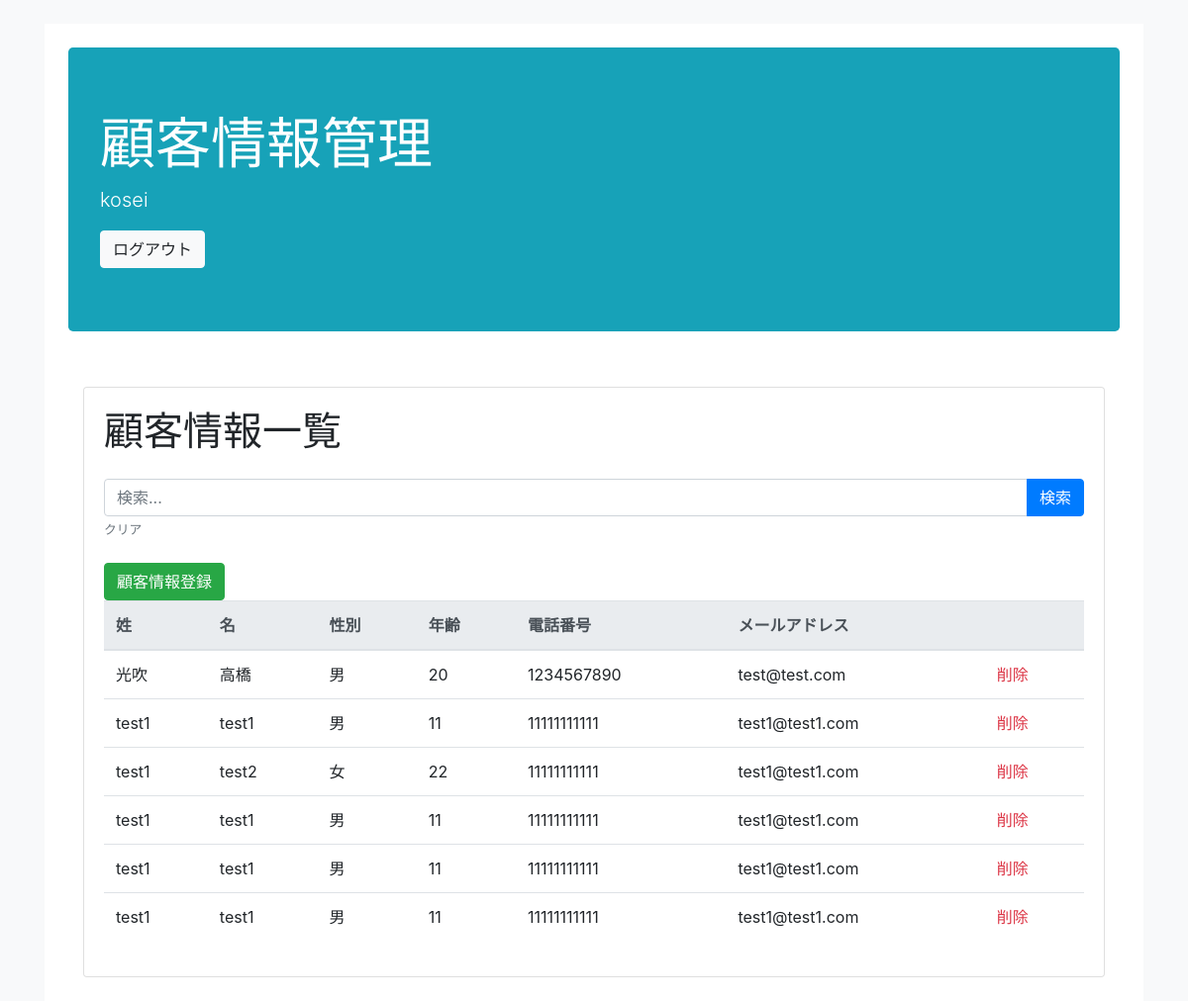
The app's page / (signed in) with its own data.
### accounts/models.py (models this page shows)
class CustomUser(AbstractUser):
  def __init__(self, *args: Any, **kwargs: Any) -> None:
    super().__init__(*args, **kwargs)

### main/models.py (models this page shows, shortened)
class Customer(models.Model):
    first_name = models.CharField(max_length=100)
    last_name = models.CharField(max_length=100)
    email = models.EmailField()
    phone_number = models.CharField(max_length=100)
    age = models.IntegerField()
    gender = models.CharField(max_length=10)

### main/views.py (the view)
# urls.py: path("", views.customer_list, name="customer_list"),
@login_required
def customer_list(request):
    customer_items = Customer.objects.all()
    return render(request, 'customer_list.html', {'customer_items': customer_items})

### main/templates/customer_list.html (shortened to what this page needs)
{% extends "base.html" %}
{% load i18n %}
{% load account socialaccount %}
{% block content %}
<div class="container mt-4">
    <div class="card">
        <div class="card-body">
            <h1 class="mb-4">顧客情報一覧</h1>
            <form class="mb-4" method="GET" action="{% url 'search' %}" method="GET">
                <div class="input-group">
                    <input type="text" class="form-control" name="keyword" placeholder="検索...">
                    <div class="input-group-append">
                        <button class="btn btn-primary" type="submit">検索</button>
                    </div>
                </div>
                <small class="form-text text-muted">
                    <a href="{% url 'customer_list' %}" class="text-secondary">クリア</a>
                </small>
            </form>
            <a href="{% url 'customer_form' %}" class="btn btn-success">顧客情報登録</a>
            <div class="table-responsive">
                <table class="table">
                    <thead class="thead-light">
                        <tr>
                            <th scope="col">姓</th>
                            <th scope="col">名</th>
                            <th scope="col">性別</th>
                            <th scope="col">年齢</th>
                            <th scope="col">電話番号</th>
                            <th scope="col">メールアドレス</th>
                            <th scope="col"></th>
                        </tr>
                    </thead>
                    <tbody>
                    {% if customer_items %}
                        {% for customer_item in customer_items %}
                            <tr>
                                <td>{{ customer_item.first_name }}</td>
                                <td>{{ customer_item.last_name }}</td>
                                <td>{{ customer_item.gender }}</td>
                                <td>{{ customer_item.age }}</td>
                                <td>{{ customer_item.phone_number }}</td>
                                <td>{{ customer_item.email }}</td>
                                <td><a href="{% url 'delete_customer' pk=customer_item.id%}" class="text-danger">削除</a></td>
                            </tr>
                        {% endfor %}
                    {% else %}
                        <tr>
                            <td colspan="7">検索結果がありません。</td>
                        </tr>
                    {% endif %}
                    </tbody>
                </table>
            </div>
        </div>
    </div>
</div>
{% endblock %}

### main/templates/base.html (shortened to what this page needs)
<!DOCTYPE html>
<html>
  <head>
    <link rel="stylesheet" href="https://cdn.jsdelivr.net/npm/bootstrap@4.0.0/dist/css/bootstrap.min.css">
  </head>
  <body class="bg-light">
    <div class="container mt-4">
      <div class="bg-white p-4">
        <div class="jumbotron bg-info text-white">
          <h3 class="display-4">顧客情報管理</h3>
          {% if request.user.is_authenticated %}
              <p class="lead">{{ request.user.username }}</p>
          {% else %}
              <p class="lead">You are not logged in.</p>
          {% endif %}
          <a class="btn btn-light" href="{% url 'account_logout' %}">ログアウト</a>
        </div>
        <div class="row">
          <div class="col">
            {% block content %}
            {% endblock %}
          </div>
        </div>
      </div>
    </div>
  </body>
</html>

### records on screen
CustomUser: user.username "kosei"
Customer: first_name "光吹", last_name "高橋", gender "男", age "20", phone_number "1234567890", email "test@test.com"
Customer: first_name "test1", last_name "test1", gender "男", age "11", phone_number "11111111111", email "test1@test1.com"
Customer: first_name "test1", last_name "test2", gender "女", age "22", phone_number "11111111111", email "test1@test1.com"
Customer: first_name "test1", last_name "test1", gender "男", age "11", phone_number "11111111111", email "test1@test1.com"
Customer: first_name "test1", last_name "test1", gender "男", age "11", phone_number "11111111111", email "test1@test1.com"
Customer: first_name "test1", last_name "test1", gender "男", age "11", phone_number "11111111111", email "test1@test1.com"
